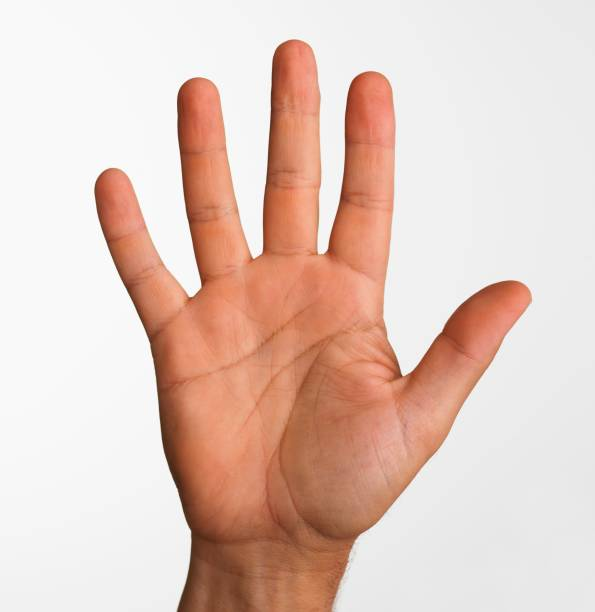
#> input picture apps/services/ml/src/capture/img/hands1.jpg, 595 x 612 px
$ python 01_open_camera.py
#> lines starting #> are read from the running program, lines starting #| are printed output that depends on the picture; after the words box and inside, x2 and y2 are one past the last pixel; in counts of white or black regions, pixels touching at a corner belong together
import cv2 as cv
import numpy as np


img = cv.imread('./img/hands1.jpg')
#> img is the input picture: shape (612, 595, 3); mean B, G, R 192.3, 202.4, 227.4

if img is None:
    print("No se pudo cargar la imagen. Revisa la ruta ./img/hands1.jpg")
    exit()

cv.imshow("hands", img)

# Convertimos a HSV
hsv = cv.cvtColor(img, cv.COLOR_BGR2HSV)
#> hsv: shape (612, 595, 3); mean H, S, V 6.9, 46.1, 227.5

# Rango de color de piel
lower_skin = np.array([0, 40, 60])
upper_skin = np.array([25, 255, 255])

# Crear máscara
mask = cv.inRange(hsv, lower_skin, upper_skin)
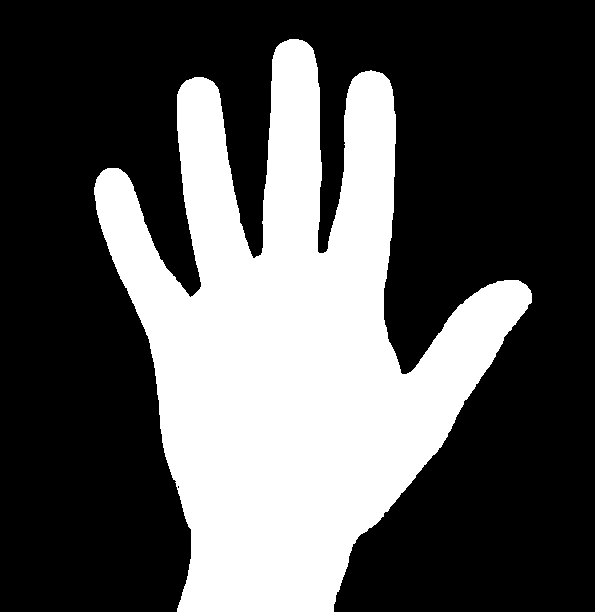
#> mask: shape (612, 595); 33.6% white; 1 white region, box (x1, y1, x2, y2) and area: (94, 39, 532, 612) 122239

# Aplicar máscara a la imagen original
resultado = cv.bitwise_and(img, img, mask=mask)
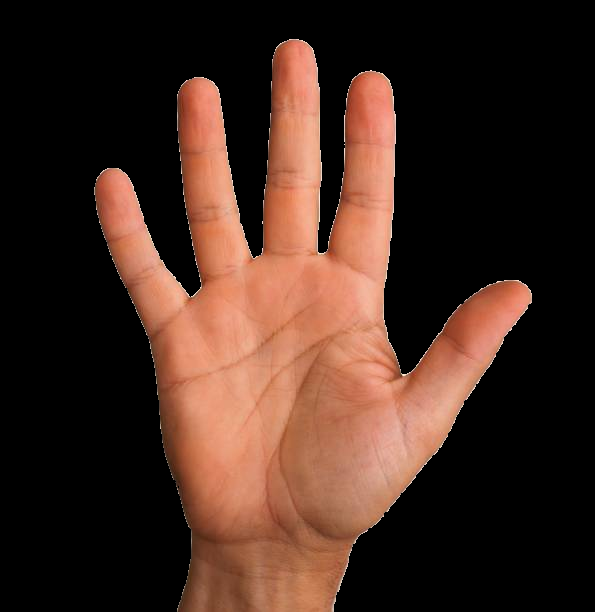
#> resultado: shape (612, 595, 3); mean B, G, R 31.9, 41.9, 66.8

# Suavizar la máscara para limpiar ruido
mask_blur = cv.blur(mask, (7, 7))
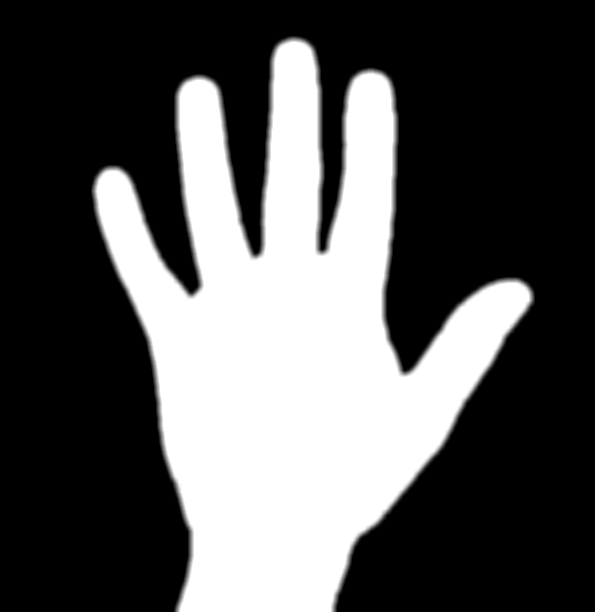
#> mask_blur: shape (612, 595); min 0, max 255, mean 85.6

# Convertir a blanco y negro
ret, thresh = cv.threshold(mask_blur, 0, 255, cv.THRESH_BINARY)
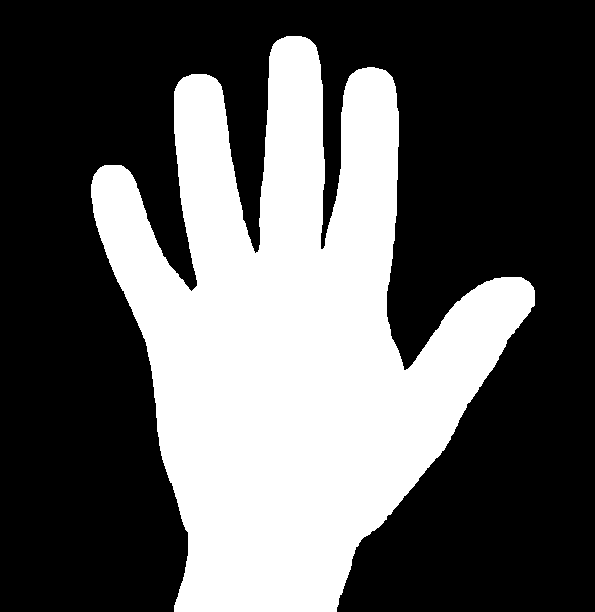
#> thresh: shape (612, 595); 36.2% white; 1 white region

# Detectar contornos
contours, _ = cv.findContours(
    thresh,
    cv.RETR_EXTERNAL,
    cv.CHAIN_APPROX_SIMPLE
)
#> contours = 1 contour; box (x1, y1, x2, y2) and area: (91, 36, 535, 612) 130372

img_contour = img.copy()

if contours:
    hand_contour = max(contours, key=cv.contourArea)
#> hand_contour = contour of 949 points, box (x1, y1, x2, y2) (91, 36, 535, 612), area 130372

    area = cv.contourArea(hand_contour)
#> area = 130372.5
    print("Área detectada:", area)
#| Área detectada: 130372.5

    # Contorno real de la mano
    cv.drawContours(
        img_contour,
        [hand_contour],
        -1,
        (0, 255, 0),
        3
    )

    # =========================
    # CONVEX HULL
    # =========================

    hull_points = cv.convexHull(hand_contour)
#> hull_points = contour of 20 points, box (x1, y1, x2, y2) (91, 36, 535, 612), area 174990

    cv.drawContours(
        img_contour,
        [hull_points],
        -1,
        (255, 0, 0),
        3
    )
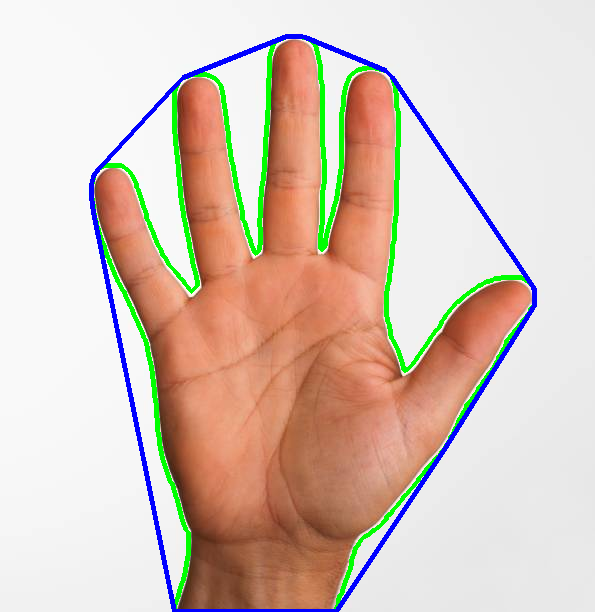
#> img_contour: shape (612, 595, 3); mean B, G, R 185.5, 198.1, 215.3

    # =========================
    # CONVEXITY DEFECTS
    # =========================

    hull_indices = cv.convexHull(
        hand_contour,
        returnPoints=False
    )
#> hull_indices = 20 values, max 948 at index 0, min 0 at index 19, mean 478.1

    defects = cv.convexityDefects(
        hand_contour,
        hull_indices
    )
#> defects = 14 rows, first 6: [0, 133, 47, 48678], [134, 282, 189, 38773], [282, 284, 283, 154], [284, 286, 285, 114], [286, 290, 287, 186], [291, 295, 294, 271]

    if defects is not None:
        for i in range(defects.shape[0]):
            s, e, f, d = defects[i, 0]

            start = tuple(hand_contour[s][0])
            end = tuple(hand_contour[e][0])
            far = tuple(hand_contour[f][0])

            # start y end = puntos del hull
            cv.circle(img_contour, start, 8, (0, 255, 255), -1)
            cv.circle(img_contour, end, 8, (0, 255, 255), -1)

            # far = punto más profundo entre dedos
            cv.circle(img_contour, far, 8, (0, 0, 255), -1)

            # línea entre start y end
            cv.line(img_contour, start, end, (255, 255, 0), 2)

            print("start:", start, "end:", end, "far:", far, "depth:", d)
#> this loop made 14 passes
#> (s, e, f, d, start, end, far) on passes 1 to 12: (0, 133, 47, 48678, (286, 36), (183, 77), (255, 253)), (134, 282, 189, 38773, (178, 82), (97, 170), (197, 285)), (282, 284, 283, 154, (97, 170), (94, 174), (97, 171)), (284, 286, 285, 114, (94, 174), (93, 176), (94, 175)), (286, 290, 287, 186, (93, 176), (91, 184), (93, 179)), (291, 295, 294, 271, (91, 197), (93, 212), (93, 204)), (295, 297, 296, 201, (93, 212), (94, 217), (94, 213)), (297, 499, 470, 7537, (94, 217), (174, 611), (188, 532)), (500, 600, 538, 5041, (336, 611), (444, 449), (355, 547)), (600, 695, 631, 1330, (444, 449), (534, 305), (466, 404)), (696, 698, 697, 162, (534, 290), (533, 287), (533, 289)), (698, 843, 774, 39331, (533, 287), (392, 77), (403, 369))
#| start: (286, 36) end: (183, 77) far: (255, 253) depth: 48678
#| start: (178, 82) end: (97, 170) far: (197, 285) depth: 38773
#| start: (97, 170) end: (94, 174) far: (97, 171) depth: 154
#| start: (94, 174) end: (93, 176) far: (94, 175) depth: 114
#| start: (93, 176) end: (91, 184) far: (93, 179) depth: 186
#| start: (91, 197) end: (93, 212) far: (93, 204) depth: 271
#| start: (93, 212) end: (94, 217) far: (94, 213) depth: 201
#| start: (94, 217) end: (174, 611) far: (188, 532) depth: 7537
#> (further printed lines are left out)
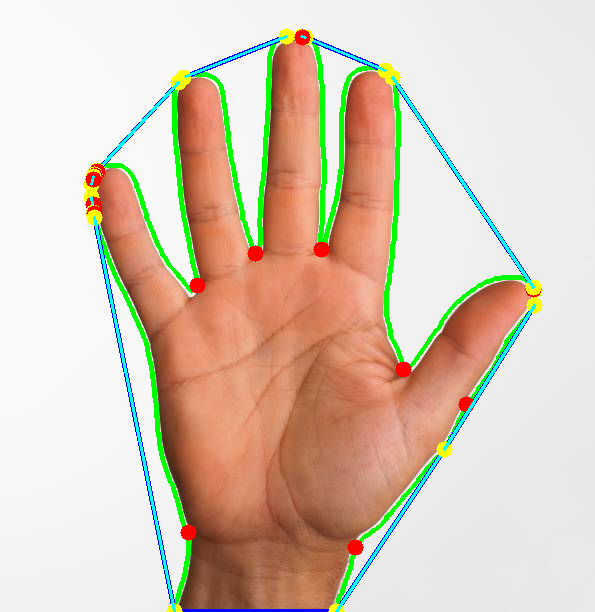
#> img_contour: shape (612, 595, 3); 2.19% of pixels changed, all inside (x1, y1, x2, y2) = (83, 28, 543, 612)

    else:
        print("No se detectaron defectos convexos.")

else:
    print("No se detectó ningún contorno.")

# Mostrar resultados
cv.imshow("Result", resultado)
cv.imshow("Thresh", thresh)
cv.imshow("Hull y defectos", img_contour)

cv.waitKey(0)
cv.destroyAllWindows()
